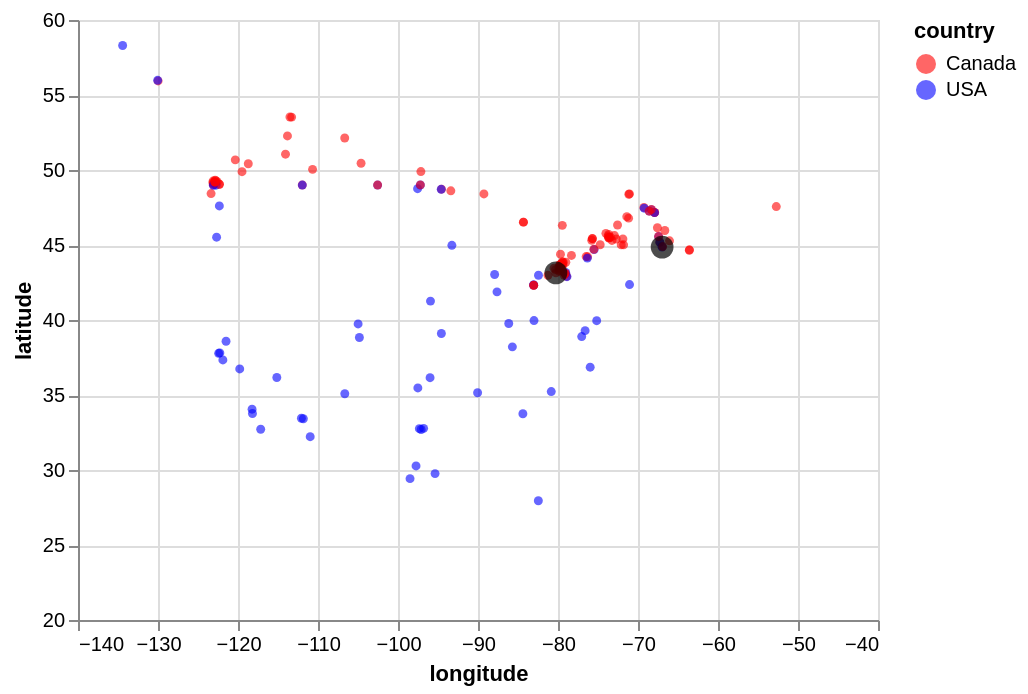

The specification (Vega-Lite) saved for this image:
### Vega-Lite specification from a JSON file in a GitHub repository (floating-point values rounded to 4 significant figures; data arrays with more than 128 entries replaced by an {"elided": "..."} marker saying what was removed)
{"config": {"view": {"continuousWidth": 400, "continuousHeight": 300}}, "layer": [{"data": {"name": "data-2c4b8116a5ba02671a69ae33b802cc1c"}, "mark": {"type": "circle", "opacity": 0.6, "size": 20}, "encoding": {"color": {"type": "nominal", "field": "country", "scale": {"domain": ["Canada", "USA"], "range": ["red", "blue"]}}, "x": {"type": "quantitative", "field": "longitude", "scale": {"domain": [-140, -40]}}, "y": {"type": "quantitative", "field": "latitude", "scale": {"domain": [20, 60]}}}}, {"data": {"name": "data-7c144ccbe61beb3e29b101c8ca59a046"}, "mark": {"type": "circle", "color": "black", "size": 130}, "encoding": {"x": {"type": "quantitative", "field": "longitude"}, "y": {"type": "quantitative", "field": "latitude"}}}], "$schema": "https://vega.github.io/schema/vega-lite/v5.json", "datasets": {"data-2c4b8116a5ba02671a69ae33b802cc1c": {"elided": "167 records"}, "data-7c144ccbe61beb3e29b101c8ca59a046": [{"longitude": -66.98, "latitude": 44.86}, {"longitude": -80.26, "latitude": 43.14}]}}
